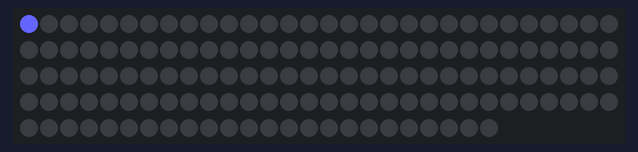
The sketch below on a simulated Arduino Uno, built with avr-gcc and run on an emulated ATmega328P. Parts: 144 RGB LEDs in strip order, left to right, continuing on the next row. Dim RGB values are drawn brighter than linear; random numbers use the default seed unless the sketch sets one.

Above: at 0.1 s.
At 1.5 s:
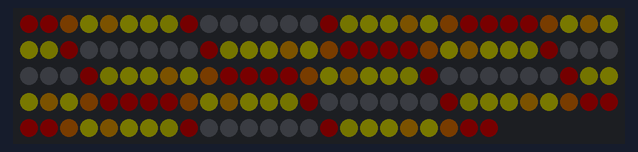
At 4.9 s:
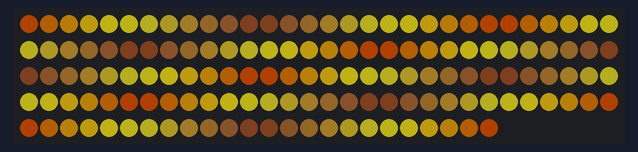
At 9.63 s:
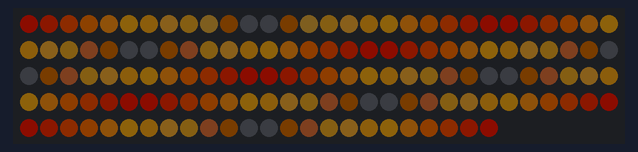
At 19.13 s:
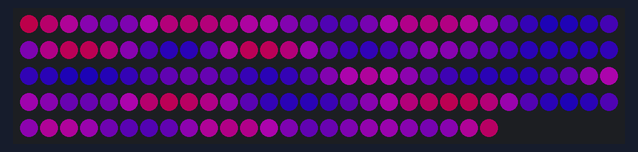
At 38.25 s:
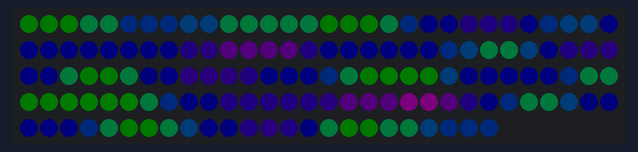

The sketch:

TETRAEDR11.ino
```cpp
// ===== НАСТРОЙКИ =====
#define EDGE_LEDS 24  // кол-во диодов на ребре ТЕТРАЭДРА
#define LED_DI 2      // пин подключения
#define BRIGHT 250    // яркость
#define THETIME 5     //время между смено режимов

const int NUM_LEDS = (EDGE_LEDS * 6);  //кол во светодиодов
#include <FastLED.h>                   //подключаем библиотеку
CRGB leds[NUM_LEDS];                   //инициализируем
unsigned long prewmillis = 0;          //предыдущий миллис
int shift_time = 100;                  //время обновления режимов
int bright = -1;                       //яркость
unsigned long prewrefading = 0;        //для включения затемнения
unsigned long prewfading = 0;          //для плавного затемнения
bool fadingdir = true;                 //направлени темним /светим
bool flagfading = true;                //темним или нет
int fading_counter = 0;                //счетчик для темнени
int8_t regim = -1; //режим
/*  0-кометы
  1-цвет.точки
  2точки по палитре
  3-симметричная радуга
  4 симметрия по перлину
  5 симметрия как кометы
  6 -общий перлин
  7-один цвет, меняющийся по перлину
  8 - один цвет, меняющийся по радуге
*/

int head = 0;               //ярчаяшая точка кометы
int head_begin = 0;         //начало пути
int head_end = 0;           //конец пути
uint8_t comet_color = 0;     //цвет
uint8_t cometa_lenght = 0;  //длина

int headr = 0;                 //ярчайшая точка кометыр
int head_beginr = 0;           //пачало пути
int head_endr = 0;             //конец пути
uint8_t comet_colorr = 0;       //цвет
int shift_timer = 0;          //вроемя обновления
uint8_t cometa_lenghtr = 0;    //длина
unsigned long prewmillisr = 0;  //для таймера

uint8_t glow_color[NUM_LEDS];       // массив цветов
uint8_t glow_bright[NUM_LEDS];      //массив яркостей
uint8_t glow_color_seed = 0;    //минимальный цвет палитры
uint8_t glow_color_shift = 0;  //максимальный сдвиг

int simm_leds_color[EDGE_LEDS / 2];  //массив цветов точек от вершины в половину ребра
int simm_leds_counter = 0;           //счетчик
int8_t simm_leds_shift = 0;          //сдвиг

uint8_t perlin_zero = 0;               //начало перлина
uint8_t perlin_sat_min = 0;            //мин насыщенность
uint8_t perlin_sat_max = 0;            //мах насыщенность
uint8_t perlin_brig_min = 0;           //мин яркость
uint8_t perlin_brig_max = 0;           //мах яркость
int perlin_counter = 0;                  //счетчик перлина
int perlin_counter_zero = 0;             //обнулиеть
int perlin_counter_shift = 0;           //сдвигатель
uint8_t perlin_hue = 0;                //предел изменения цвета
uint8_t perlin_step = 0;                //шаг изменения перлина
int perlin = 0;                          //иего собвственной персоной перлин
int total_rainbow_color = 0;             //цведля радуги
int total_rainbow_shift = 0;             //сдвиг для радуги

void setup() {
  // put your setup code here, to run once:
  FastLED.setMaxPowerInVoltsAndMilliamps(5, 6000);  //настройка напряжения и силы тока
  FastLED.addLeds<WS2812, LED_DI, GRB>(leds, NUM_LEDS)
  .setCorrection(TypicalLEDStrip);    //инициация ленты
  FastLED.setBrightness(bright);        //установка яркости
  leds[0].setRGB(100, 100, 255);        //первый свтеодиод серый => работает
  FastLED.show();                       //выводим
  delay(1000);                          //смотрим
  FastLED.clear();                      //обнуляем
  FastLED.show();                       //выводим
  randomSeed(analogRead(A0));           //рандомимм зерно рандома
  for (int i = 0; i < NUM_LEDS; i++) {  //приравниваем все значения массивов к нулю
    glow_bright[i] = 0;
  }
  for (int i = 0; i < EDGE_LEDS / 2; i++) {
    simm_leds_color[i] = 0;
  }
}

void loop() {  //лупим
  // put your main code here, to run repeatedly:
  if ((millis() - prewmillisr > shift_timer) and (regim == 0)) {  //реверснутая комета - особенная
    cometaReverced();
    prewmillisr = millis();
  }
  if (millis() - prewmillis > shift_time) {  //проверяем время обновления
    switch (regim) {                         //выбираем текущий режим и обновляем
      case 0: cometa(); break;
      case 1: glowing(); break;
      case 2: glowing(); break;
      case 3: simm_rainbow(); break;
      case 4: simm_perlin(); break;
      case 5: simm_cometa(); break;
      case 6: total_perlin(); break;
      case 7: total_one_color_perlin(); break;
      case 8: total_rainbow(); break;
    }
    prewmillis = millis();
    FastLED.show();  //выводим
  }
  if (millis() - prewrefading > THETIME * 1000) {  //проверяем не пора ли делать следующее
    flagfading = true;                             //включаем процесс
    fadingdir = true;                              //велючаем направление в темную
    prewrefading = millis();
  }
  if (flagfading) {
    fading();  //если надо темнить темним
  }
}  //залупили


void total_rainbow() {                                                                                   //режимы не из вершин
  for (int i = 0; i < NUM_LEDS; i++) {  // все точки текущего цвета радуги
    leds[i].setHSV(total_rainbow_color, 255, 200);
  }
  total_rainbow_color += total_rainbow_shift;  //сдвигаем цвет текущей радуги
}

void total_one_color_perlin() {
  perlin = inoise8(perlin_step, perlin_counter);                      //я сам не знаю, что это такое
  perlin_counter = perlin_counter_zero;                               //счетчик приравниваем к начальному значению счетчика
  for (int i = 0; i < NUM_LEDS; i++) {                                //каждой точке приравниваем значение текущего перлина
    perlin_leds(i, perlin_sat_min, perlin_sat_max, perlin_brig_min, perlin_brig_max);
  }
  perlin_counter_zero += perlin_counter_shift;  //двигаем начальное значение счетчика(в след раз при забывании сдвинем)
}

void total_perlin() {
  for (int i = 0; i < NUM_LEDS; i++) {                                                         //все заливаем по перлину
    perlin = inoise8(i * perlin_step, perlin_counter);                                         //не спрашивайте
    perlin_leds(i, perlin_sat_min, perlin_sat_max, perlin_brig_min, perlin_brig_max);
    perlin_counter += perlin_counter_shift;                                                    //увеличиваем значение счетчика на сдвиг (мы сдвигаем каждый)
  }
  perlin_counter = perlin_counter_zero;
  perlin_counter_zero += perlin_counter_shift;  //двигаем начальное значение счетчика(в след раз при забывании сдвинем)
}

void simm_rainbow() {
  for (int i = 0; i < EDGE_LEDS / 2; i++) {                        //чтука для радуги
    simm_leds_color[i] = simm_leds_shift * i + simm_leds_counter;  //каждая точка - сдвиг + движущийся счетчик
    simm_leds_counter -= 1;                                        //двигаем счетщик
  }
  for (int i = 0; i < 6; i++) {
    for (int j = 0; j < EDGE_LEDS / 2; j++) {                                  //ввод радуги
      leds[i * EDGE_LEDS + j].setHSV(simm_leds_color[j], 255, 200);            // с одной стороны
      leds[(i + 1) * EDGE_LEDS - j - 1].setHSV(simm_leds_color[j], 255, 200);  // и с другой
    }
  }
}
void simm_perlin() {
  for (int i = 0; i < 6; i++) {                                                           //для каждой из сторон
    for (int j = EDGE_LEDS / 2 - 1; j >= 0; j--) {                                      //для каждой половинки ребра
      perlin = inoise8(j * perlin_step, perlin_counter);                                // напишите сюда,если узнаете, как это работает
      perlin_leds(i * EDGE_LEDS + j, perlin_sat_min, perlin_sat_max, perlin_brig_min, perlin_brig_max);
      perlin_leds((i + 1) * EDGE_LEDS - j - 1, perlin_sat_min, perlin_sat_max, perlin_brig_min, perlin_brig_max);
      perlin_counter += perlin_counter_shift;  //двигаем счетчик, чтобы цвета менялись от точки к точке
    }
    perlin_counter = perlin_counter_zero;  //забываем про изменения счетчика
    perlin_counter_zero += perlin_counter_shift;  //двигаем забвение
  }
}
void simm_cometa() {
  for (int i = 0; i < 6; i++) {      //режимы из вершин
    for (int j = 0; j < EDGE_LEDS / 2; j++) {             //для каждого ребра
      perlin = inoise8(j * perlin_step, perlin_counter);  //я уверен эта строчка не нуждается в моих объяснениях
      perlin_leds(i * EDGE_LEDS + j, perlin_sat_min - j * 10, perlin_sat_max - j * 10, perlin_brig_min, perlin_brig_max - 1.5 * j * j);//цвет как обычно //насыщенность уменьшаем
      perlin_leds((i + 1) * EDGE_LEDS - j - 1, perlin_sat_min - j * 10, perlin_sat_max - j * 10, perlin_brig_min, perlin_brig_max - 1.5 * j * j);//яркость уменьшаем по параболе
      perlin_counter += perlin_counter_shift;  //двигаем счетчик, чтобы цвета менялись от точки к точке
    }
    perlin_counter = perlin_counter_zero;                                      //забываем про изменения счетчика
  }
  perlin_counter_zero += perlin_counter_shift;  //двигаем забвение
}

void glowing() {                     //режимы светлячков
  for (int i = 0; i < random(1,3); i++) {       //учащаем появление
    int randglow = random(NUM_LEDS);  //выбираем случайного сверчка
    glow_bright[randglow] = 255;      //врубаем его
    if (glow_color_seed == 0) {       //рандомим цвет(не по палитре)
      glow_color[randglow] = random(255);
    } else {  // а здесь по палитре
      glow_color[randglow] = glow_color_seed + random(glow_color_shift);
    }
  }
  for (int i = 0; i < NUM_LEDS; i++) {  //тушим каждого слегка
    if (glow_bright[i] > 0) {
      glow_bright[i] -= 10;
      if (glow_bright[i] < 0) {  //если перетушили, вырубаем
        glow_bright[i] = 0;
      }
      leds[i].setHSV(glow_color[i], 255, glow_bright[i]);  //вводим
    }
  }
}
void cometa() {                            //комета нормальная
  if (head - cometa_lenght == head_end) {  //если комета полностью зашла
    head = random(0, 6) * EDGE_LEDS;       //рандомим светлейшую точку
    head_end = head + EDGE_LEDS;           //и конец
    head_begin = head - 1;                 //и начало
    shift_time = random(50, 90);           //и время
    comet_color = random(0, 255);          //и цвет
    cometa_lenght = random(3, 6) + random(4, 7);       //и длину
  }
  for (int i = 0; i < cometa_lenght; i++) {                                                                      //обновляем комету
    if ((head - i < head_end) and (head - i > head_begin) and (head - i >= 0)) {                                //только те точки, которые между началом и концом и существуют
      leds[head - i].setHSV(comet_color, 255 - i * (255 / (cometa_lenghtr + 4)), 255 - i * (255 / cometa_lenght)); //конец менее яркий и насыщенный
    }
  }
  if (head - cometa_lenght - 1 >= 0) {
    leds[head - cometa_lenght].setRGB(0, 0, 0);  //закрашиваем хвост
  }
  head += 1;                                   //двигаем
}
void cometaReverced() {                       //комета ненормальная
  if (headr + cometa_lenghtr == head_endr) {  //выполняем действия, ровно аналогичные вышеописанным
    headr = random(1, 6) * EDGE_LEDS;
    head_endr = headr - EDGE_LEDS - 1;
    head_beginr = headr;
    shift_timer = random(50, 90);
    comet_colorr = random(0, 255);
    cometa_lenghtr = random(4, 7) + random(4, 7);
  }
  for (int i = 0; i < cometa_lenghtr; i++) {
    if ((headr + i > head_endr) and (headr + i < head_beginr) and (headr + i >= 0) ) {
      leds[headr + i].setHSV(comet_colorr, 255 - i * (255 / (cometa_lenghtr + 4)), 255 - i * (255 / cometa_lenghtr));
    }
  }
  leds[headr + cometa_lenghtr].setRGB(0, 0, 0);
  headr -= 1;
}

void fading() {         //темним
  if (bright <= 0) {    //если дотемнили
    fadingdir = false;  //вклюаем на светлую
    for (int i = 0; i < NUM_LEDS; i++) {
      glow_bright[i] = 0;  //числим светлячков
    }
    regim = random(9);                      //рандомим режим
    switch (regim) {                        //и соответственно его выбираем
      case 0:                               //кометы
        //реверснутая
        headr = random(1, 6) * EDGE_LEDS;   //выбираем ярчайшую точку
        head_endr = headr - EDGE_LEDS - 1;  //куда идем
        head_beginr = headr;                //откуда идем
        shift_timer = random(40, 100);      //рандомим скорость
        comet_colorr = random(0, 255);      //рандомим цвет
        cometa_lenghtr = random(8, 14);     //рандомим длину
        //адекватная
        head = random(0, 6) * EDGE_LEDS;    //ну тут все тоже самое
        head_end = head + EDGE_LEDS;
        head_begin = head - 1;
        shift_time = random(50, 90);
        comet_color = random(0, 255);
        cometa_lenght = random(8, 14);
        break;
      case 1:                         //светлячки
        glow_color_seed = 0;          //когда зерно 0 идут все цвета
        shift_time = random(50, 90);  // рандомим время
        break;
      case 2:                           //светлячки по палитре
        glow_color_seed = random(255);  //рандомим основной цвет палитры
        glow_color_shift = random(20, 60);
        shift_time = random(50, 90);  //сами догадайтесь
        break;
      case 3:                               //радуга из вершин
        simm_leds_counter = random(255);    //в счете движенье
        simm_leds_shift = random(-10, 10);  //на сколько отличается цвет одного от другово
        shift_time = random(50, 90);        //в комментариях не нуждается
        break;
      case 4:                                            //перлин из вершин
        perlin_zero = random(255);                       //начальный цвет
        perlin_brig_max = random(100, 255);              //мах яркость
        perlin_brig_min = random(100, perlin_brig_max);  //мин ярк
        perlin_sat_max = random(200, 255);               //мах насыщенность
        perlin_sat_min = random(200, perlin_sat_max);    //мин насыщ
        perlin_counter = 0;                              //счетчик перлина обнуляем
        perlin_counter_zero = 0;                         //счетчик движения нулевого перлина обнуляем
        perlin_counter_shift = random(1, 17);            //счетчик перепада цветов рандомим
        perlin_hue = random(125, 200);                   //на сколько сильно меняется цвет
        perlin_step = random(1, 17);                     //как быстро меняем перлина
        shift_time = random(50, 75);  //думаю, что несмотря на большое количество комментариев, вы все еще помните что это
        break;
      case 5:                       //перлин затухая из вершин
        perlin_zero = random(255);  //смотри саsе 4
        perlin_brig_max = random(200, 255);
        perlin_brig_min = 0;
        perlin_sat_max = random(220, 255);
        perlin_sat_min = random(220, perlin_sat_max);
        perlin_counter = 0;
        perlin_counter_zero = 0;
        perlin_counter_shift = 1;      // сдвиг перлина  с каждым разом
        perlin_hue = random(90, 200);  //добавление hue к зеро
        perlin_step = random(5, 40);   //скорость изменения цвета
        shift_time = random(40, 50);  //время обновления
        break;
      case 6:                               //перлин по всей штуке
        perlin_zero = random(255);          //дальше можешь перечитать саsе5
        perlin_brig_max = random(200, 255);
        perlin_brig_min = random(100, perlin_brig_max);
        perlin_sat_max = random(220, 255);
        perlin_sat_min = random(200, perlin_sat_max);
        perlin_counter = 0;
        perlin_counter_zero = 0;
        perlin_counter_shift = random(10, 35);  // сдвиг перлина  с каждым разом
        perlin_hue = random(100, 200);          //добавление hue к зеро
        perlin_step = random(10, 40);           //скорость изменения цвета
        shift_time = random(40, 60);            //*кончилась фантазия*
        break;
      case 7:                              //перлин но одним цветом вся штука
        perlin_zero = random(255);         //я думаю вы знаете, где это смотреть
        perlin_brig_max = random(200, 255);
        perlin_brig_min = random(100, perlin_brig_max);
        perlin_sat_max = random(220, 255);
        perlin_sat_min = random(200, perlin_sat_max);
        perlin_counter = 0;
        perlin_counter_zero = 0;
        perlin_counter_shift = random(5, 35);  // сдвиг перлина  с каждым разом
        perlin_hue = random(100, 250);         //random(90, 200);  //добавление hue к зеро
        perlin_step = random(10, 40);          // random(5, 40);   //скорость изменения цвета
        shift_time = random(40, 60);           //*_*
        break;
      case 8:                                  //вся одним по радуге цветом
        total_rainbow_color = random(0, 255);  //задаем начальный цвет
        total_rainbow_shift = random(1, 10);   //задаем сдвиг
        shift_time = random(35, 50);           //*^*
        break;
    }

    FastLED.clear();     //чистим
    FastLED.show();      //выводим
    fading_counter = 0;  //рестартим счетчик
    delay(250);          //театральная пауза
  }
  if (fadingdir) {                        //если темним
    if (millis() - prewfading > 10) {     //(темнить надо по времени)
      bright -= int(fading_counter ^ 2);  //уменьшаем яркость на квадрат счетчика (пародия на срт)
      fading_counter += 0.5;              //увеличиваем счетчик
      prewfading = millis();
    }
  } else {                   //если светлим
    if (bright >= BRIGHT) {  //если досветлили
      flagfading = false;    //вырубаем темнение
      fading_counter = 0;    //вырубаем счетчик
    }
    if (millis() - prewfading > 10) {     //если светлим
      bright += int(fading_counter ^ 2);  //увеличиваем яркость на квадрат счетчика (пародия на срт)
      fading_counter += 0.5;              //увеличиваем счетчик
      prewfading = millis();
    }
  }
  FastLED.setBrightness(bright);  //обновляем яркость ( а то зря что ли ее изменяем)
}

void perlin_leds(int num, int sat_min, int sat_max, int brig_min, int brig_max) { //функция для ввода на ленту значений перлина
  leds[num].setHSV(perlin_zero + map(perlin, 0, 255, 0, perlin_hue),  //выше
                   constrain(map(perlin, 0, 255, sat_min, sat_max), 0, 255),
                   constrain(map(perlin, 0, 255, brig_min, brig_max), 0, 255));
}


//границы адекватных значаний (ГАЗ)

/* режим ядерная реакция:
  сначала кометы в две стороны, на гранях расходятся в обе возможные стороны и так по геометрической прогрессии. Лень делать
  int nuc_start_point = 0;
  int nuc_points[NUM_LEDS];
  int nuc_shift = 1;
  void nuclear() {
  for (int i = 0; i < NUM_LEDS; i++) {
    if (nuc_points[i] > 0) {
      leds[i].setHSV(255 - nuc_points[i], nuc_points[i], nuc_points[i]);
      nuc_points[i] -= nuc_shift;
      if (nuc_points[i] < 0) {
        nuc_points[i] = 0;
      }
    }
  }
  for (int i = 0; i < NUM_LEDS; i++) {
    if (nuc_points[i - 1] == 0 and nuc_points[i + 1] == 255 - nuc_shift) {
      nuc_points[i - 1] = 255;
    }
    if (nuc_points[i + 1] == 0 and nuc_points[i - 1] == 255 - nuc_shift) {
      nuc_points[i + 1] = 255;
    }
  }
  }*/
```
